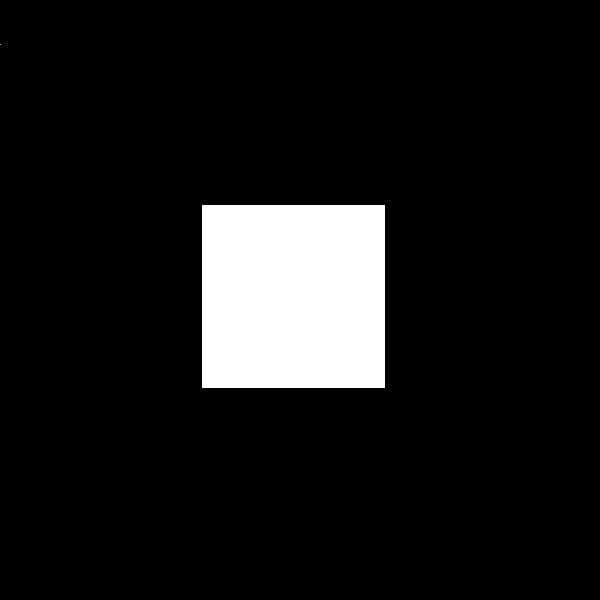
#> input picture Atividade07-1809/imagem/sinc_original.png, 600 x 600 px, found by its file name
$ python 2_b.py
#> lines starting #> are read from the running program, lines starting #| are printed output that depends on the picture
#2 - b) a imagem do spectro de fourier

import cv2
import numpy as np
import matplotlib.pyplot as plt

sinc_original_path = './imagem/sinc_original.png'
sinc_original_menor_path = './imagem/sinc_original_menor.png'
sinc_rot_path = './imagem/sinc_rot.png'
sinc_rot2_path = './imagem/sinc_rot2.png'
sinc_trans_path = './imagem/sinc_trans.png'

# Ler as imagens
sinc_original = cv2.imread(sinc_original_path, cv2.IMREAD_GRAYSCALE)
#> sinc_original is the input picture: shape (600, 600); min 0, max 255, mean 23.7
sinc_original_menor = cv2.imread(sinc_original_menor_path, cv2.IMREAD_GRAYSCALE)
sinc_rot = cv2.imread(sinc_rot_path, cv2.IMREAD_GRAYSCALE)
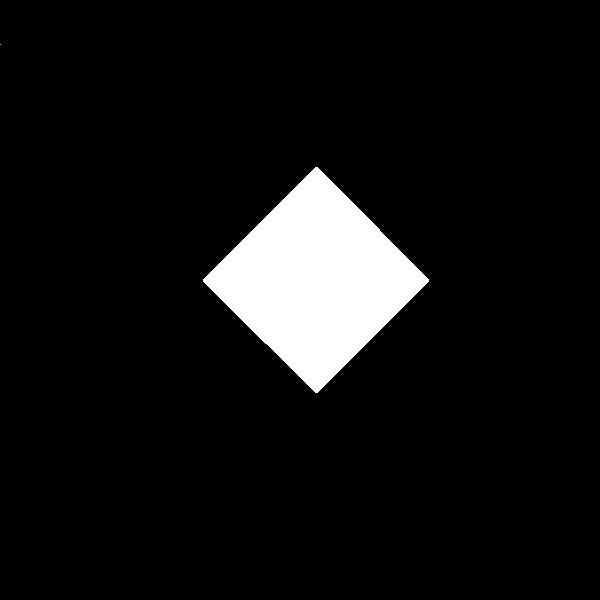
#> input picture Atividade07-1809/imagem/sinc_rot.png, 600 x 600 px, found by its file name
#> sinc_rot is the input picture: shape (600, 600); min 0, max 255, mean 18.4
sinc_rot2 = cv2.imread(sinc_rot2_path, cv2.IMREAD_GRAYSCALE)
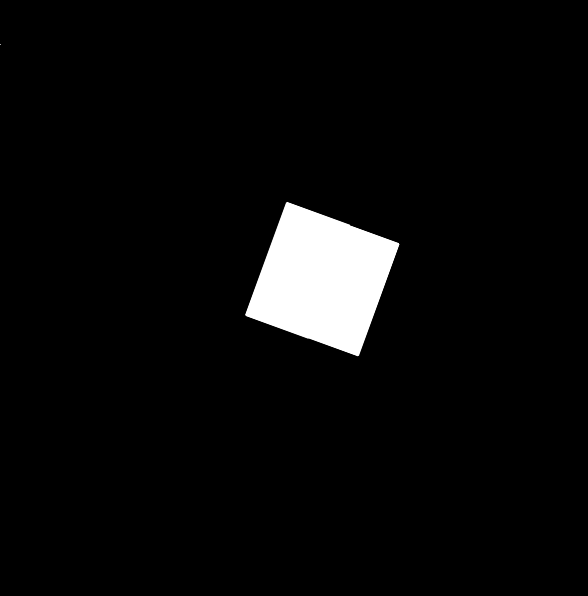
#> input picture Atividade07-1809/imagem/sinc_rot2.png, 588 x 596 px, found by its file name
#> sinc_rot2 is the input picture: shape (596, 588); min 0, max 255, mean 10.6
sinc_trans = cv2.imread(sinc_trans_path, cv2.IMREAD_GRAYSCALE)
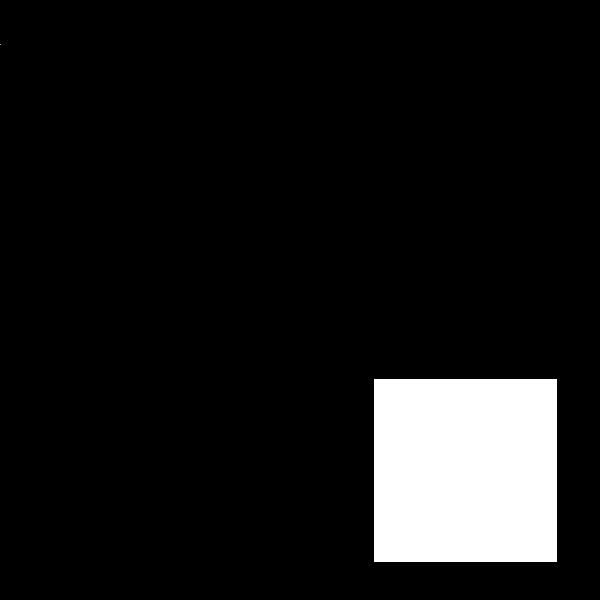
#> input picture Atividade07-1809/imagem/sinc_trans.png, 600 x 600 px, found by its file name
#> sinc_trans is the input picture: shape (600, 600); min 0, max 255, mean 23.7

def fourier_spectrum(image):
    # Computa a transformada de Fourier 2D
    f = np.fft.fft2(image)
    # Centraliza as frequências baixas
    fshift = np.fft.fftshift(f)
    # Calcula a magnitude e aplica o logaritmo para melhor visualização
    magnitude_spectrum = np.log(np.abs(fshift) + 1)
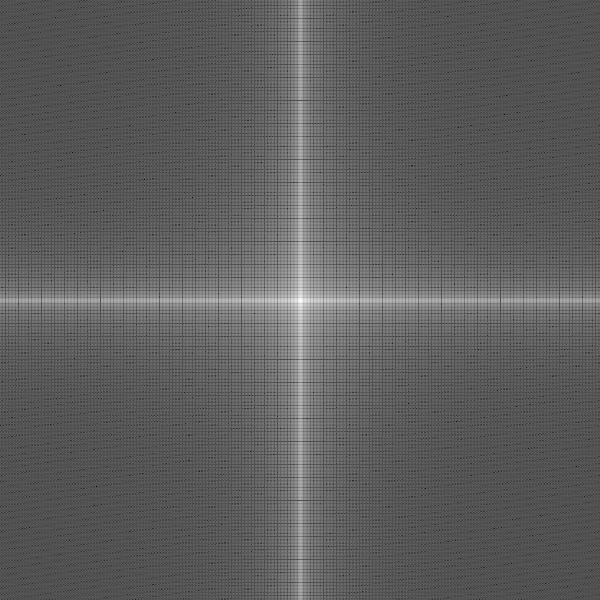
#> magnitude_spectrum: shape (600, 600) float64; min 0.203, max 15.96, mean 6.03; drawn with min black and max white
    return magnitude_spectrum

# Computa o espectro de Fourier para todas as imagens
spectrum_original = fourier_spectrum(sinc_original)
spectrum_rot = fourier_spectrum(sinc_rot)
#> in fourier_spectrum (call 2), `magnitude_spectrum = np.log(np.abs(fshift) + 1)`:
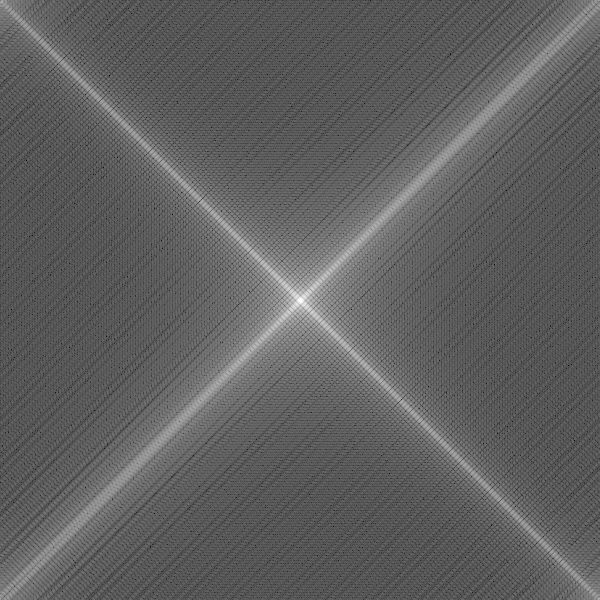
#> magnitude_spectrum: shape (600, 600) float64; min 1.11, max 15.71, mean 6.63; drawn with min black and max white
spectrum_rot2 = fourier_spectrum(sinc_rot2)
#> in fourier_spectrum (call 3), `magnitude_spectrum = np.log(np.abs(fshift) + 1)`:
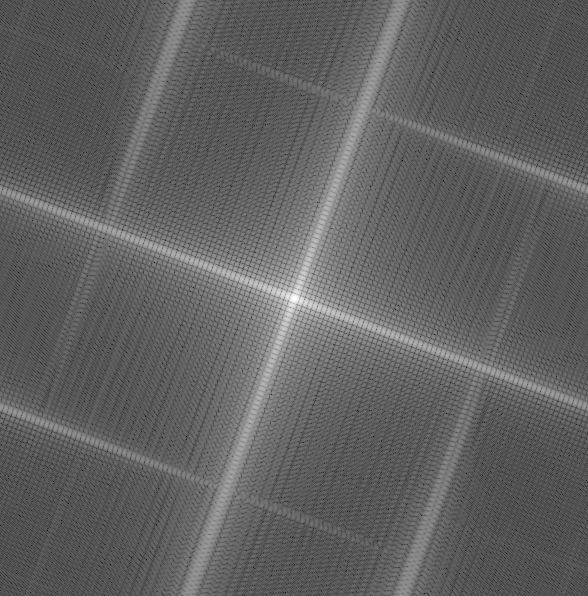
#> magnitude_spectrum: shape (596, 588) float64; min 0.796, max 15.13, mean 6.29; drawn with min black and max white
spectrum_trans = fourier_spectrum(sinc_trans)

# Organização das subplots em uma única linha com 4 colunas
plt.figure(figsize=(20, 5))

# Espectro de Fourier da Imagem Original
plt.subplot(141)
plt.imshow(spectrum_original, cmap='gray')
plt.title('Espectro de Fourier Original')
plt.axis('off')

# Espectro de Fourier da Imagem Rotacionada 40º
plt.subplot(142)
plt.imshow(spectrum_rot, cmap='gray')
plt.title('Espectro de Fourier Rotacionada (40º)')
plt.axis('off')

# Espectro de Fourier da Imagem Rotacionada 20º
plt.subplot(143)
plt.imshow(spectrum_rot2, cmap='gray')
plt.title('Espectro de Fourier Rotacionada (20º)')
plt.axis('off')

# Espectro de Fourier da Imagem Transladada
plt.subplot(144)
plt.imshow(spectrum_trans, cmap='gray')
plt.title('Espectro de Fourier Transladada')
plt.axis('off')

# Ajusta o layout e mostra a figura
plt.tight_layout()
plt.show()
